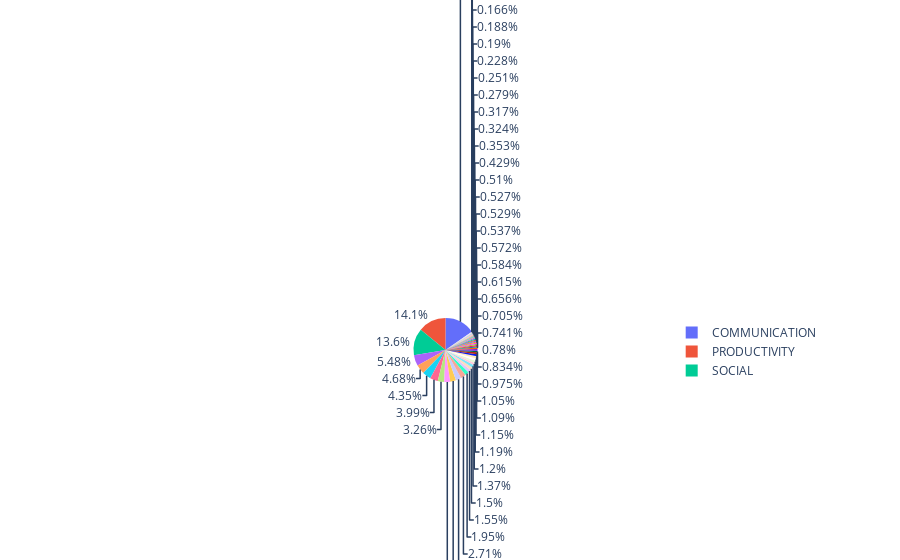

The notebook cell saved with this chart:
### Code cell
# Среднее количество установок в каждой категории на одно приложение 
minstalls_per_app = df.groupby('Category')['installs'].sum()/df['Category'].value_counts()

display('Указано количество в миллионах установок*')

# Подготовка данных для построения графика
data = [graph_objs.Pie(
        labels = minstalls_per_app.index,
        values = minstalls_per_app.values/1000000,
        hoverinfo = 'label+value'
    
)]

# Построение графика
plotly.offline.iplot(data, filename='active_category')

# Вывод данных в виде таблицы
minstalls_per_app.sort_values(ascending=False)/1000000

### Figure 1 — Plotly figure (JSON) as saved in the notebook; plotly's stock layout.template omitted (floating-point values rounded to 4 significant figures)
{"data": [{"hoverinfo": "label+value", "labels": ["ART_AND_DESIGN", "AUTO_AND_VEHICLES", "BEAUTY", "BOOKS_AND_REFERENCE", "BUSINESS", "COMICS", "COMMUNICATION", "DATING", "EDUCATION", "ENTERTAINMENT", "EVENTS", "FINANCE", "FOOD_AND_DRINK", "GAME_ACTION", "GAME_ADVENTURE", "GAME_ARCADE", "GAME_BOARD", "GAME_CARD", "GAME_CASINO", "GAME_CASUAL", "GAME_EDUCATIONAL", "GAME_MUSIC", "GAME_PUZZLE", "GAME_RACING", "GAME_ROLE_PLAYING", "GAME_SIMULATION", "GAME_SPORTS", "GAME_STRATEGY", "GAME_TRIVIA", "GAME_WORD", "HEALTH_AND_FITNESS", "HOUSE_AND_HOME", "LIBRARIES_AND_DEMO", "LIFESTYLE", "MAPS_AND_NAVIGATION", "MEDICAL", "MUSIC_AND_AUDIO", "NEWS_AND_MAGAZINES", "PARENTING", "PERSONALIZATION", "PHOTOGRAPHY", "PRODUCTIVITY", "SHOPPING", "SOCIAL", "SPORTS", "TOOLS", "TRAVEL_AND_LOCAL", "VIDEO_PLAYERS", "WEATHER"], "type": "pie", "values": [1.401, 0.7371, 0.9447, 5.761, 3.299, 0.8342, 77.48, 1.261, 2.157, 7.797, 0.2209, 1.774, 1.147, 14.64, 3.728, 14.1, 2.652, 1.596, 2.661, 13.61, 2.875, 3.548, 5.265, 15.17, 3.092, 6.042, 9.811, 6.882, 2.937, 3.922, 4.193, 1.628, 0.3534, 2.565, 4.902, 0.2953, 21.89, 7.524, 0.6756, 5.495, 16.39, 70.68, 5.976, 68.28, 0.954, 27.57, 20.06, 23.52, 2.702]}], "layout": {}}
